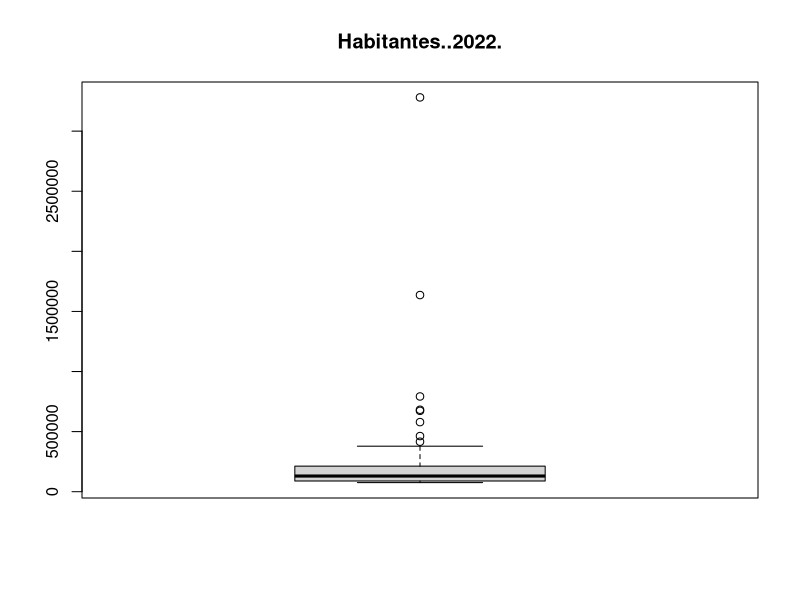
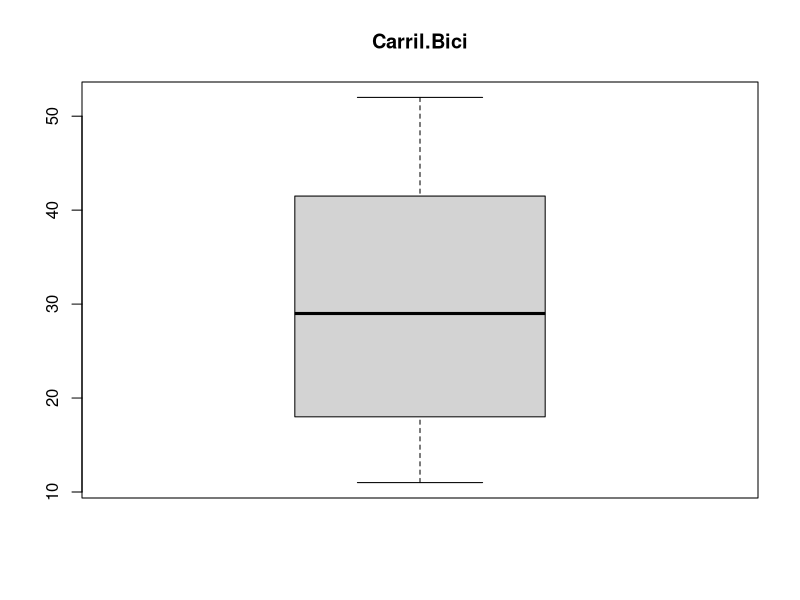
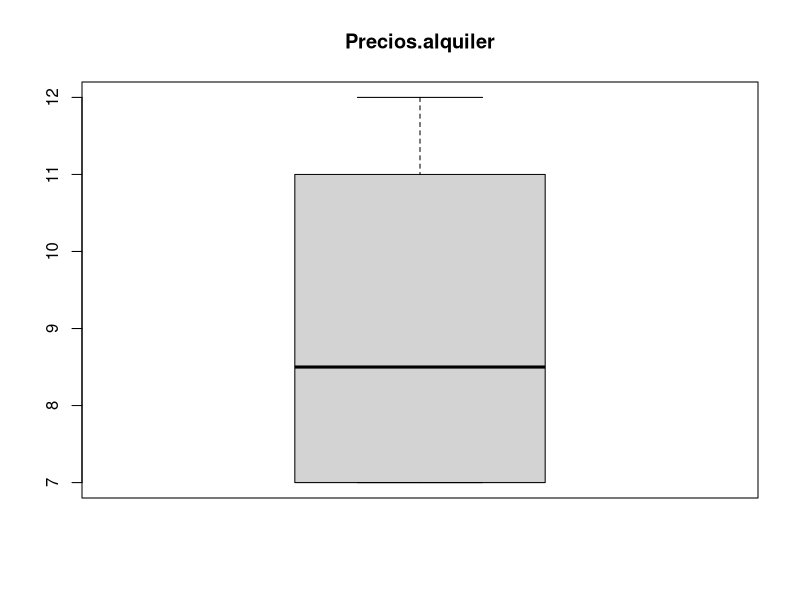
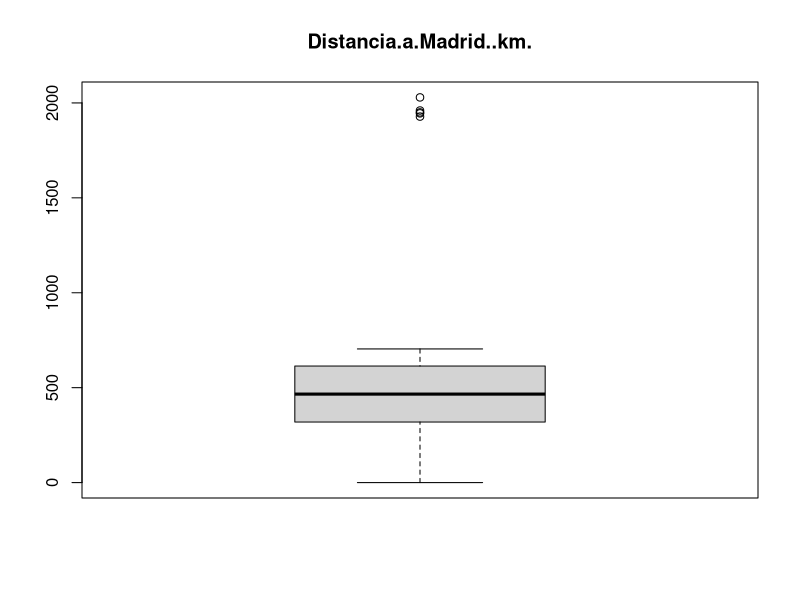
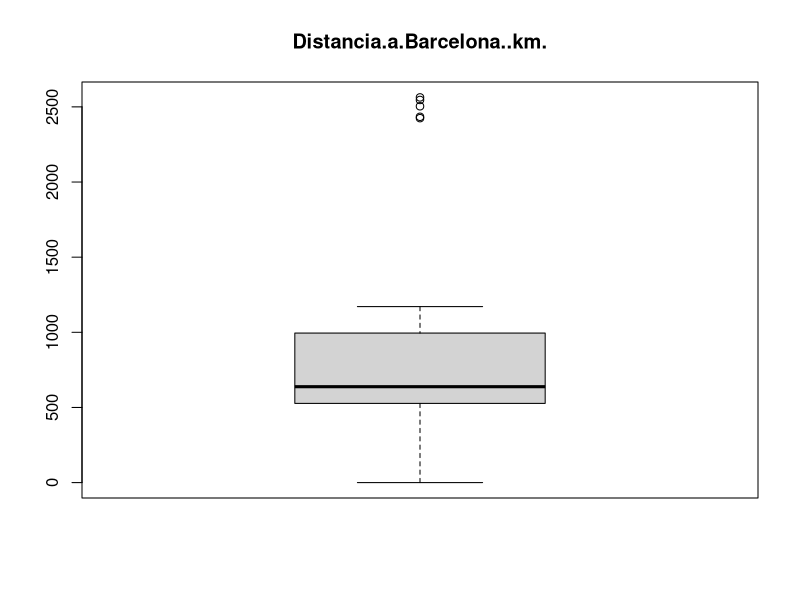
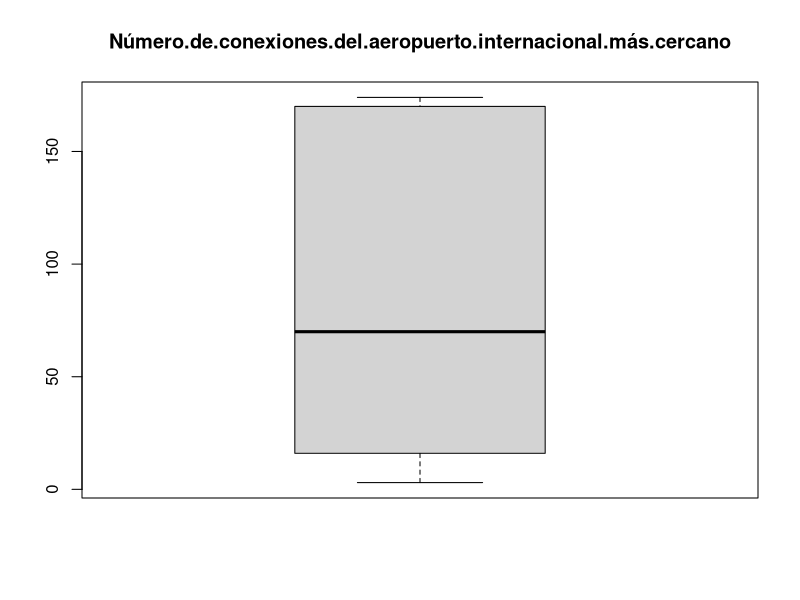
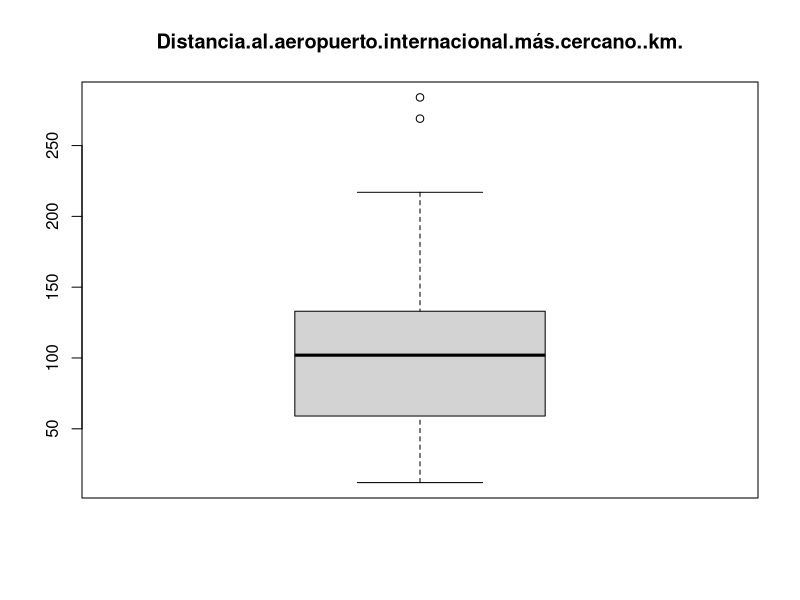
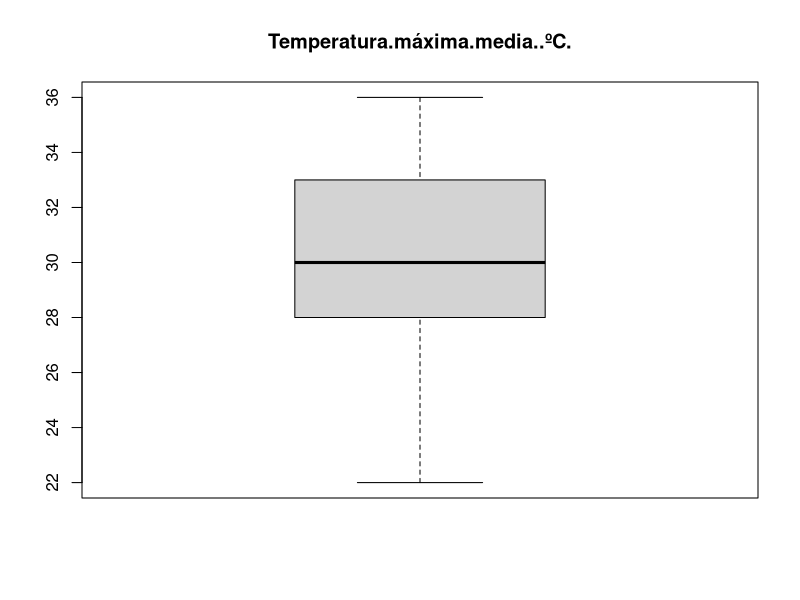

Reproduce these figures in R, in order. (Note: this script raises an error after producing the figures.)
## ---- chunk 1
knitr::opts_chunk$set(echo = TRUE)
## ---- chunk 2
library(car)


data_cities <- read.csv("data/datos_agregados_ciudades.csv")
summary(data_cities)


## ---- chunk 3
            
# Especifica las columnas que deseas eliminar
columnas_a_borrar <- c("Tiempo.medio..de.viaje.a.Madrid..en.coche", "Tiempo.medio.de.viaje.a.Madrid.en.tren.o.autobús", "Tiempo.medio..de.viaje.a.Barcelona..en.coche", "Tiempo.medio.de.viaje.a.Barcelona.en.tren.o.autobús", "Número.de.visitantes.internacionales.al.año", "Patrimonio.de.la.Humanidad")

data_cities <- data_cities[, -which(names(data_cities) %in% columnas_a_borrar)]
#data_cities <- subset(data_cities, select = -columnas_a_borrar)
summary(data_cities)

## ---- chunk 4
# Verificar si hay valores nulos por columna en el dataset
nulos <- colSums(data_cities == "N/D", na.rm = TRUE)

# Imprimir los resultados
print(nulos)

## ---- chunk 5
          
data_cities$Carril.Bici <- as.numeric(data_cities$Carril.Bici)
data_cities$Precios.alquiler <- as.numeric(data_cities$Precios.alquiler)
data_cities$Distancia.al.aeropuerto.internacional.más.cercano..km <- as.numeric(data_cities$Distancia.al.aeropuerto.internacional.más.cercano..km)
data_cities$Temperatura.mínima.media..ºC. <- as.numeric(data_cities$Temperatura.mínima.media..ºC.)
data_cities$Precio.medio.vivienda..EUR.m2. <- as.numeric(data_cities$Precio.medio.vivienda..EUR.m2.)
data_cities$X..días.calidad.del.aire.Buena <- as.numeric(data_cities$X..días.calidad.del.aire.Buena)
data_cities$Distancia.al.aeropuerto.internacional.más.cercano..km. <- as.numeric(data_cities$Distancia.al.aeropuerto.internacional.más.cercano..km.)
data_cities$X..días.calidad.del.aire.Razonablemente.Buena <- as.numeric(data_cities$X..días.calidad.del.aire.Razonablemente.Buena)
data_cities$X..días.calidad.del.aire.Regular <- as.numeric(data_cities$X..días.calidad.del.aire.Regular)
data_cities$X..días.calidad.del.aire.Desfavorable <- as.numeric(data_cities$X..días.calidad.del.aire.Desfavorable)
data_cities$X..días.calidad.del.aire.Muy.Desfavorable <- as.numeric(data_cities$X..días.calidad.del.aire.Muy.Desfavorable)
data_cities$X..días.calidad.del.aire.Extremadamente.Desfavorable <- as.numeric(data_cities$X..días.calidad.del.aire.Extremadamente.Desfavorable)
data_cities$Ponderación.calidad.del.aire <- as.numeric(data_cities$Ponderación.calidad.del.aire)
data_cities$Horas.de.Sol.medias.anuales <- as.numeric(gsub("\\.", "", data_cities$Horas.de.Sol.medias.anuales))
print(data_cities$Horas.de.Sol.medias.anuales)
#data_cities$Horas.de.Sol.medias.anuales <- as.numeric(data_cities$Horas.de.Sol.medias.anuales)


summary(data_cities)

## ---- chunk 6

# Eliminar filas con valor "N/D" en la columna "Ponderación.calidad.del.aire"
data_cities <- subset(data_cities, !Ponderación.calidad.del.aire %in% "N/D")

# Verificar si hay valores nulos por columna en el dataset
nulos <- colSums(data_cities == "N/D", na.rm = TRUE)

# Imprimir los resultados
print(nulos)

## ---- chunk 7

data_cities$Carril.Bici <- ifelse(data_cities$Carril.Bici == "N/D", 0, data_cities$Carril.Bici)

## ---- chunk 8

# Reemplazar los valores "N/D" por el precio medio por Provincia
data_cities$Precios.alquiler <- with(data_cities, ifelse(Precios.alquiler == "N/D",
                                                ave(as.numeric(Precios.alquiler),
                                                    Provincia,
                                                    FUN = function(x) mean(x, na.rm = TRUE)),
                                                Precios.alquiler))

data_cities$Precio.medio.vivienda..EUR.m2. <- as.numeric(gsub("\\.", "", data_cities$Precio.medio.vivienda..EUR.m2.))

data_cities$Precio.medio.vivienda..EUR.m2. <- with(data_cities, ifelse(Precio.medio.vivienda..EUR.m2. == "N/D",
                                              ave(as.numeric(Precio.medio.vivienda..EUR.m2.),
                                                  Provincia,
                                                  FUN = function(x) mean(x, na.rm = TRUE)),
                                              ifelse(as.numeric(Precio.medio.vivienda..EUR.m2.) < 100,
                                            ave(as.numeric(Precio.medio.vivienda..EUR.m2.),
                                              Provincia,
                                              FUN = function(x) mean(x[x > 100], na.rm = TRUE)),
                                              Precio.medio.vivienda..EUR.m2.)))



data_cities$Horas.de.Sol.medias.anuales <- with(data_cities, ifelse(Horas.de.Sol.medias.anuales == "N/D",
                                            ave(as.numeric(Horas.de.Sol.medias.anuales),
                                              Provincia,
                                              FUN = function(x) mean(x[x > 100], na.rm=TRUE)),
                                            ifelse(as.numeric(Horas.de.Sol.medias.anuales) < 100,
                                            ave(as.numeric(Horas.de.Sol.medias.anuales),
                                              Provincia,
                                              FUN = function(x) mean(x[x > 100], na.rm = TRUE)),
                                              Horas.de.Sol.medias.anuales)))

print(data_cities$Precio.medio.vivienda..EUR.m2.)

data_clean <- data_cities[complete.cases(data_cities), ]
print(data_clean$Horas.de.Sol.medias.anuales)
# Verificar si hay valores nulos por columna en el dataset
nulos <- colSums(data_cities == "N/D", na.rm = TRUE)

# Imprimir los resultados
print(nulos)

## ---- chunk 9

# Obtener las variables numéricas del dataset
variables_numericas <- sapply(data_cities, is.numeric)

# Mostrar las variables numéricas
nombres_variables_numericas <- names(variables_numericas[variables_numericas])
print(nombres_variables_numericas)


# Crear boxplots para cada variable numérica
for (i in 1:length(nombres_variables_numericas)) {
  variable <- nombres_variables_numericas[i]
  boxplot(data_cities[,variable], main = variable, ylab = "")
}



## ---- chunk 10

variables <- c("Ponderación.calidad.del.aire", "Precios.alquiler", "Precio.medio.vivienda..EUR.m2.",
               "Distancia.al.aeropuerto.internacional.más.cercano..km.", "Carril.Bici", "Horas.de.Sol.medias.anuales")
data_analisis <- data_cities[, variables]

summary(data_analisis)

## ---- chunk 11

data_analisis <- na.omit(data_analisis)
print(data_analisis$Precios.alquiler)
for (variable in data_analisis) {

  shapiro.test(variable)
  
}

# Convertir variables a numérico para tratar de corregir 
data_analisis$Ponderación.calidad.del.aire <- as.numeric(data_analisis$Ponderación.calidad.del.aire)
data_analisis$Precios.alquiler <- as.numeric(data_analisis$Precios.alquiler)
data_analisis$Precio.medio.vivienda..EUR.m2. <- as.numeric(data_analisis$Precio.medio.vivienda..EUR.m2.)
data_analisis$Distancia.al.aeropuerto.internacional.más.cercano..km. <- as.numeric(data_analisis$Distancia.al.aeropuerto.internacional.más.cercano..km.)
data_analisis$Carril.Bici <- as.numeric(data_analisis$Carril.Bici)
data_analisis$Horas.de.Sol.medias <- as.numeric(data_analisis$Horas.de.Sol.medias)


# Prueba de homogeneidad de varianza


leveneTest(data_analisis)


## ---- chunk 12

data_analisis$Carril.Bici <- as.numeric(data_analisis$Carril.Bici)
data_analisis$Precios.alquiler <- as.numeric(data_analisis$Precios.alquiler)

# Prueba de contraste de hipótesis (t-test)
t.test(data_analisis$Precios.alquiler ~ data_analisis$Carril.Bici)

# Correlación de variables (coeficiente de correlación de Pearson)
cor(data_analisis$Ponderación.calidad.del.aire, data_analisis$Precio.medio.vivienda..EUR.m2., method = "pearson")

# Regresión lineal
modelo_regresion <- lm(Precios.alquiler ~ Distancia.al.aeropuerto.internacional.más.cercano..km. + Carril.Bici + Horas.de.Sol.medias, data = data_analisis)
summary(modelo_regresion)


